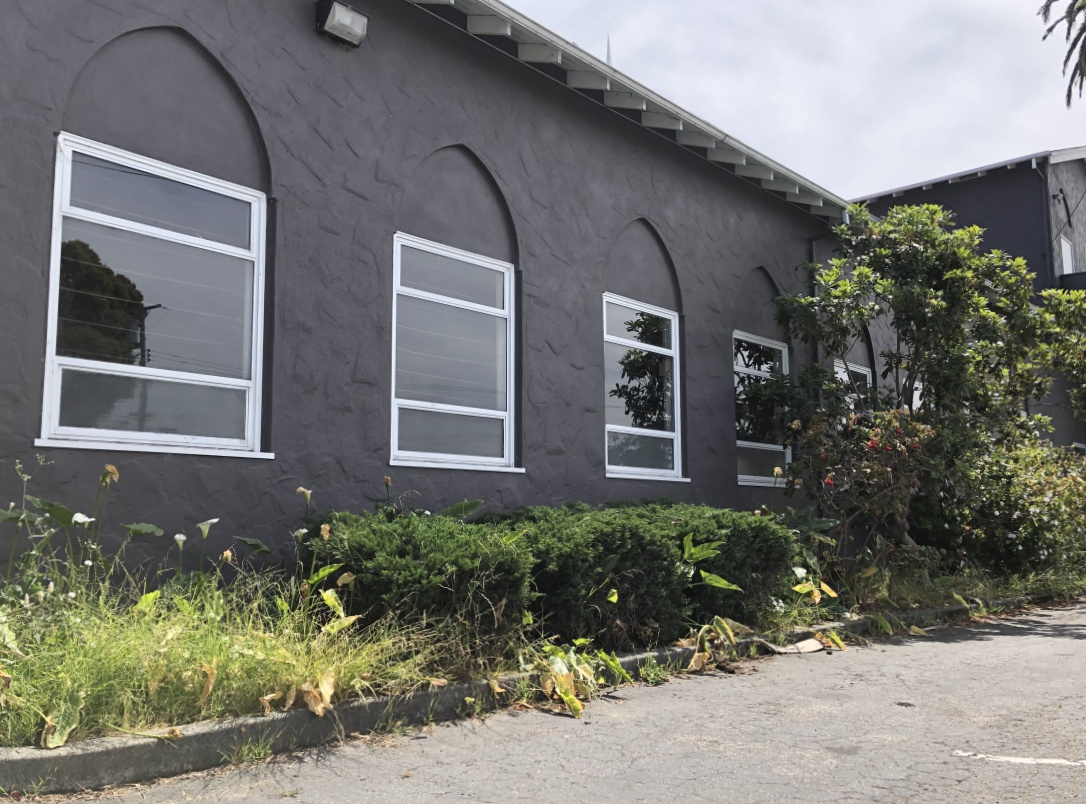
#> input picture project2/images/buildingUndistorted.jpg, 1086 x 804 px
$ jupyter execute part3.ipynb   (shell and % lines are left out)
#> lines starting #> are read from the running program, lines starting #| are printed output that depends on the picture
[cell 1]
# Part 3: Find bundles of parallel lines

[cell 2]
import numpy as np
import cv2
from PIL import Image, ImageDraw

[cell 3]
"""Run the draw tool to get points for parallel lines.
This may not work on cloud. If it doesn't download the project and run it in local computer
ESC to quit the drawing tool and save the points.
Parameters:
    1 path of the image relative to images folder
    2 name of the output file. default is buildingLines. Should be overrided if to be used for different sets of points.
output:
    an npy file with coordinates for lines."""
# %run .\drawTool.py buildingUndistorted.jpg horizontalLines

[cell 4]
horizontalLines = np.load('horizontalLines.npy')
#> (reads project2/horizontalLines.npy from the repository)
verticalLines = np.load('verticalLines.npy')
#> (reads project2/verticalLines.npy from the repository)
print(len(horizontalLines))
print(len(verticalLines))

[cell 5]
# linePoints = [x y x y]
def extendLineToEdges(linePoints, h, w):

    # y = mx + c

    m = (linePoints[1] - linePoints[3]) / (linePoints[0] - linePoints[2])

    c = linePoints[1] - m * linePoints[0]

    # the line can intersect any pair of edges, so we calculate them all.
    x0 = -c/m
    xH = (h-c) / m
    y0 = c
    yW = m*w + c

    newLinePoints = []

    if x0 >= 0 and x0 <= w:
        newLinePoints.append(x0)
        newLinePoints.append(0)
    if xH >= 0 and xH <= w:
        newLinePoints.append(xH)
        newLinePoints.append(h)
    if y0 >= 0 and y0 <= h:
        newLinePoints.append(0)
        newLinePoints.append(y0)
    if yW >= 0 and yW <= h:
        newLinePoints.append(w)
        newLinePoints.append(yW)

    return newLinePoints

[cell 6]
image = Image.open('images/buildingUndistorted.jpg')
#> image is the input picture: PIL image 1086x804 RGB; mean R, G, B 116.8, 117.3, 112.8
draw = ImageDraw.Draw(image)

h = image.height
#> h = 804
w = image.width
#> w = 1086


for rowIndex in range(horizontalLines.shape[0]):
    line = [horizontalLines[rowIndex, 0, 0], horizontalLines[rowIndex, 0, 1],
            horizontalLines[rowIndex, 1, 0], horizontalLines[rowIndex, 1, 1]]
    draw.line(extendLineToEdges(line, h, w), fill='#00ff00', width = 3)

for rowIndex in range(verticalLines.shape[0]):
    line = [verticalLines[rowIndex, 0, 0], verticalLines[rowIndex, 0, 1],
            verticalLines[rowIndex, 1, 0], verticalLines[rowIndex, 1, 1]]
    draw.line(extendLineToEdges(line, h, w), fill='#ff2211', width = 3)

image.save('images/buildingUndistortedWithLines.jpg')
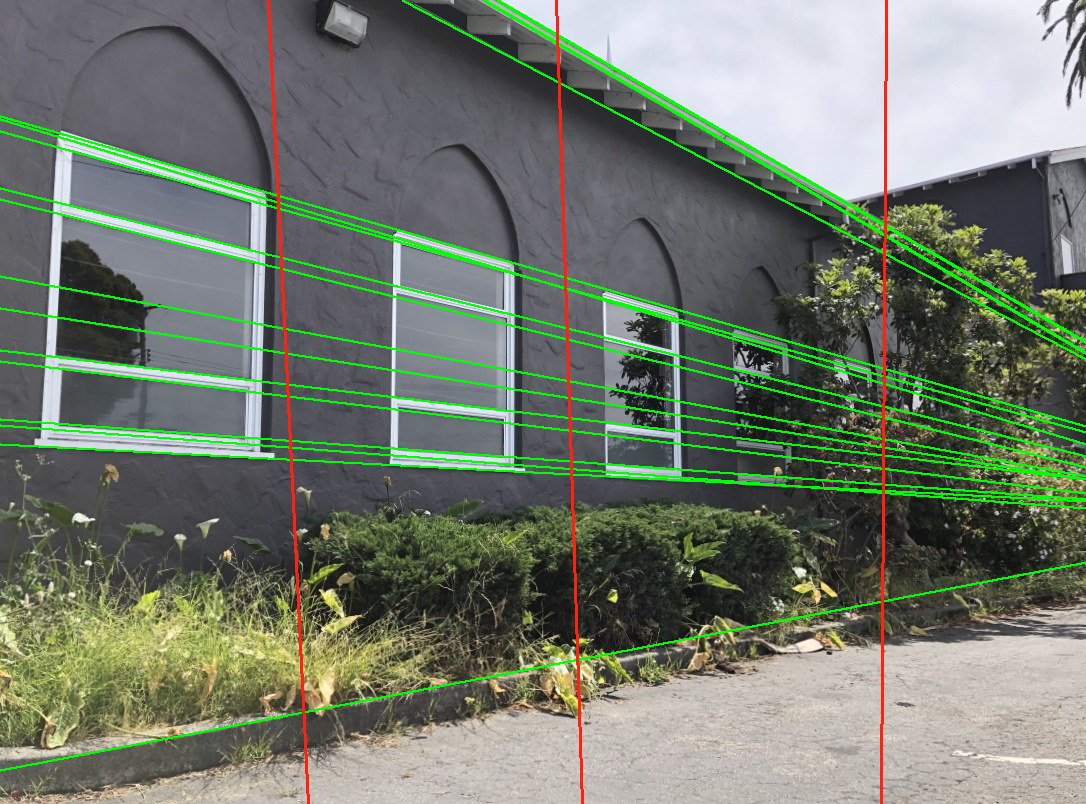
#> saved as buildingUndistortedWithLines.jpg: PIL image 1086x804 RGB; mean R, G, B 113.6, 122.8, 107.6

[cell 7]
image.height
#> Out = 804
